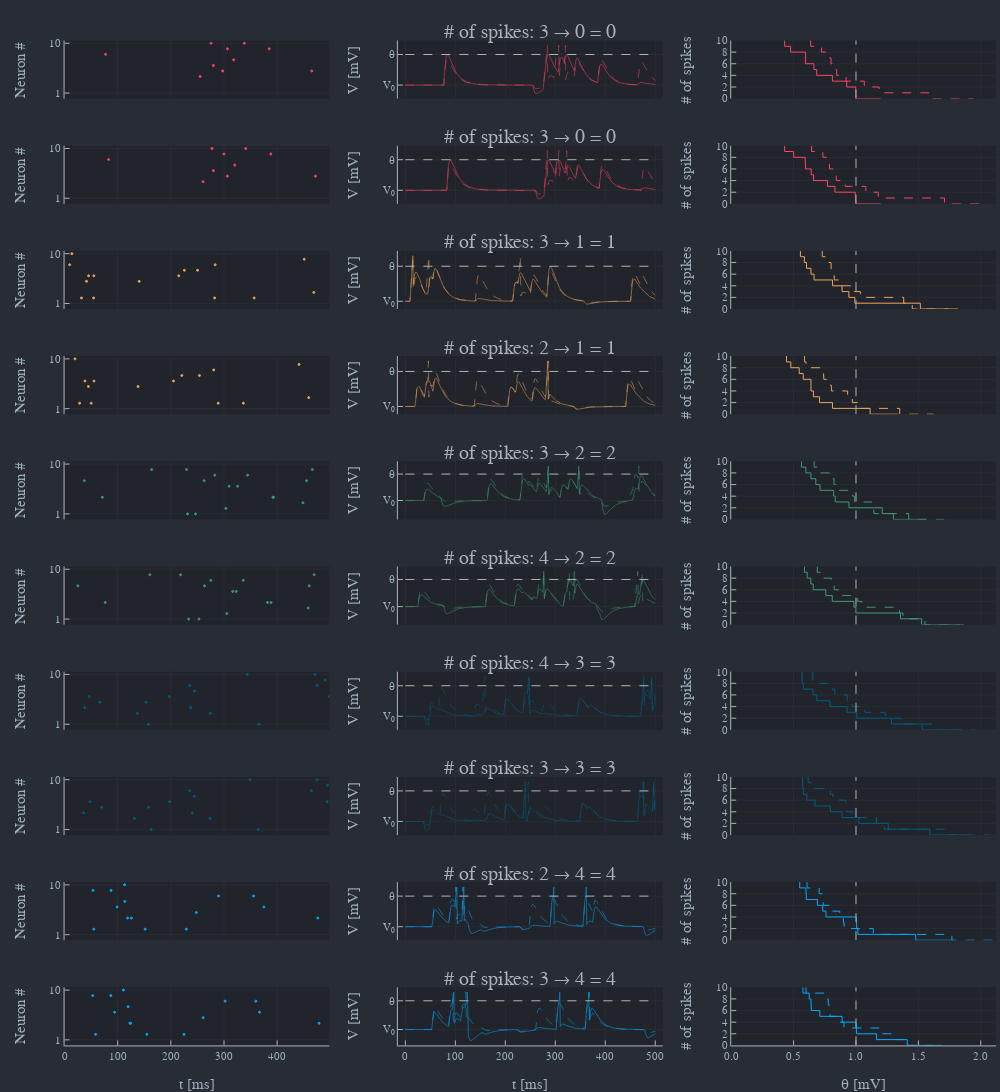

Write notebook code for a chart like this one.
### Markdown cell above
## Plots

### Code cell
# Prepare to plot
plotlyjs(size = (1000, 1200))
cols = collect(1:n_classes)#palette(:rainbow, n_classes)

# Plots
inp_plots = [PlotInputs(s.x, color = cols[s.y + 1])
             for s ∈ samples]
train_plots = [PlotPotential(tmp, out_b = ob.V, out = oa.V,
                             N_b = length(ob.spikes), N = length(oa.spikes),
                             N_t = s.y, t = t, color = cols[s.y + 1])
               for (s, ob, oa) ∈ zip(samples, out_b, out_a)]
STS_plots = [PlotSTS(tmp, θ⃰_b = θ⃰_o, θ⃰ = θ⃰_n,
                     color = cols[s.y + 1])
             for (s, θ⃰_o, θ⃰_n) ∈ zip(samples, θ⃰_b, θ⃰_a)]
ps = [reshape(inp_plots, 1, :);
      reshape(train_plots, 1, :);
      reshape(STS_plots, 1, :)]
p = plot(ps[:]..., layout = (length(inp_plots), 3), link = :x, left_margin = 8mm)
